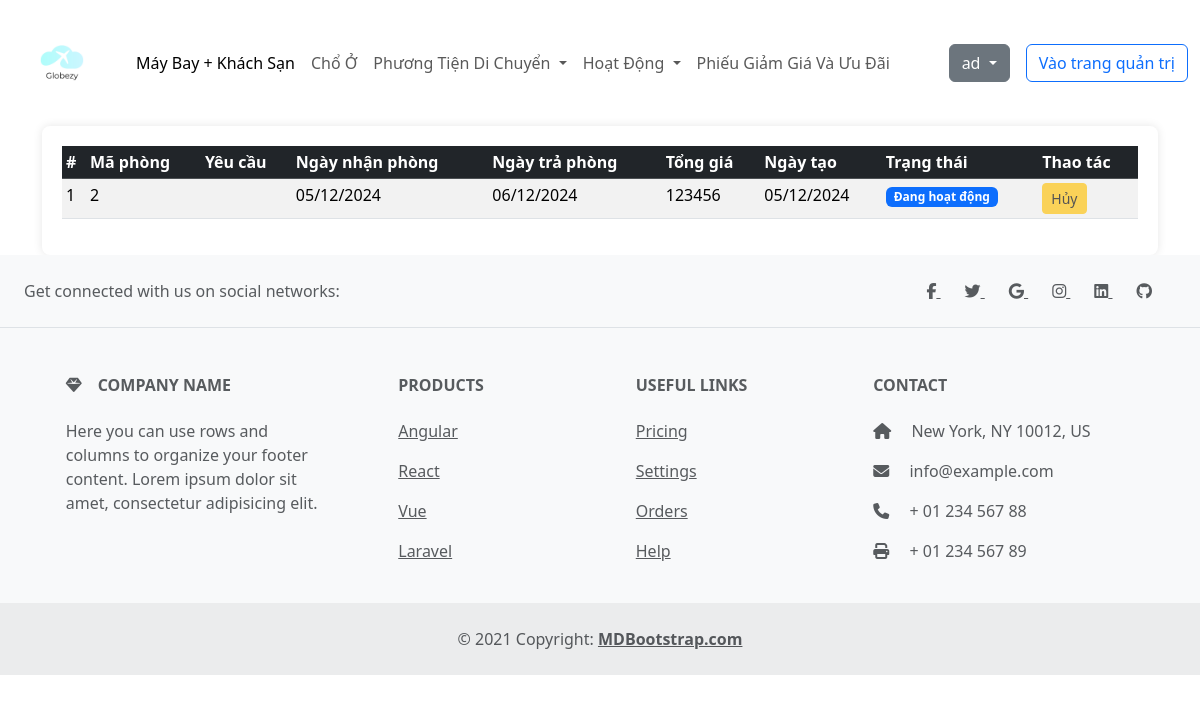
/Globery/?page=historybooking (signed in), run on the app's committed database.
### tables this page shows
CREATE TABLE `booking` (
  `id_booking` int(11) NOT NULL,
  `request` varchar(250) NOT NULL,
  `status` varchar(250) NOT NULL,
  `start_date` date NOT NULL,
  `end_date` date NOT NULL,
  `total_price` int(20) NOT NULL,
  `create_at` timestamp NOT NULL DEFAULT current_timestamp() ON UPDATE current_timestamp(),
  `id_customer` int(11) NOT NULL,
  `id_room` int(11) NOT NULL
);

### Globery/index.php (called while the page is built)
<?php
include "./mvc/controller/index.php";

### Globery/mvc/model/connectdb.php (called while the page is built, shortened)
<?php
class DB
{
    private $dsn = 'mysql:host=localhost;dbname=hotel_management;charset=UTF8';
    private $username = 'root';
    private $password = '';
    private $conn;
    function __construct()
    {
        try {
            $this->conn = new PDO($this->dsn, $this->username, $this->password);
            $this->conn->setAttribute(PDO::ATTR_ERRMODE, PDO::ERRMODE_EXCEPTION);
        } catch (PDOException $e) {
            echo "Connection failed: " . $e->getMessage();
        }
    }
    function query($sql, $params = [])
    {
        $stmt = $this->conn->prepare($sql);
        $stmt->execute($params);
        return $stmt;
    }
    function getAll($sql)
    {
        $stmt = $this->query($sql);
        return $stmt->fetchAll(PDO::FETCH_ASSOC);
    }
}

### Globery/mvc/model/getData.php (called while the page is built, shortened)
<?php
class GetData
{
    private $conn;
    function __construct()
    {
        $this->conn = new DB;
    }
    function getBooking($id){
        $sql = "select * from booking
        where booking.id_customer = $id";
        return $this->conn->getAll($sql);
    }
    function checkDate($start_date,$end_date)
    {
        $start_date = new DateTime( $start_date );
        $end_date = new DateTime( $end_date );
        $current_date = new DateTime();
        if ($current_date < $start_date) {
            return "coming soon";
        } elseif ($current_date >= $start_date && $current_date <= $end_date) {
            return "active";
        } else {
            return "finished";
        }
    }
    function formatDate($datetime)
    {
        $date = new DateTime($datetime);
        $day = $date->format('d');
        $month = $date->format('m');
        $year = $date->format('Y');
        return $day . '/' . $month . '/' . $year;
    }
}

### Globery/mvc/view/historybooking.php (the view)
<?php if (isset($_SESSION['user_id'])) {
    $booking = $getData->getBooking($_SESSION['user_id']);
} else {
    $message = 'Bạn chưa từng đặt phòng nào trước đây';
}
?>
<div class="container">
<?php if(isset($message)): ?>
    <div class="alert alert-primary" role="alert">
    <?php echo $message ?>
</div>
<?php else : ?>
    <div class="table-responsive">
        <table class="table table-striped table-sm">
            <thead class="table-dark">
                <tr>
                    <th>#</th>
                    <th>Mã phòng</th>
                    <th>Yêu cầu</th>
                    <th>Ngày nhận phòng</th>
                    <th>Ngày trả phòng</th>
                    <th>Tổng giá</th>
                    <th>Ngày tạo</th>
                    <th>Trạng thái</th>
                    <th>Thao tác</th>
                </tr>
            </thead>
            <tbody>
                <?php $i = 1;
                foreach ($booking as $row): ?>
                    <tr>
                        <td><?php echo $i++ ?></td>
                        <td><?php echo $row['id_room'] ?></td>
                        <td><?php echo $row['request'] ?></td>
                        <td><?php echo $getData->formatDate($row['start_date']); ?></td>
                        <td><?php echo $getData->formatDate($row['end_date']); ?></td>
                        <td><?php echo $row['total_price'] ?></td>
                        <td><?php echo $getData->formatDate($row['create_at']); ?></td>
                        <td>
                            <?php if ($getData->checkDate($row['start_date'], $row['end_date']) == 'coming soon') { ?>
                                <span class="badge bg-danger">Sắp tới</span>
                            <?php } elseif ($getData->checkDate($row['start_date'], $row['end_date']) == 'active') { ?>
                                <span class="badge bg-primary">Đang hoạt động</span>
                            <?php } else { ?>
                                <span class="badge bg-success">Đã hoàn thành</span>
                            <?php } ?>
                        </td>
                        <td>
                            <?php if ($getData->checkDate($row['start_date'], $row['end_date']) == 'coming soon') { ?>
                                <button class="btn btn-sm btn-danger">Hủy</button>
                            <?php } elseif ($getData->checkDate($row['start_date'], $row['end_date']) == 'active') { ?>
                                <button class="btn btn-sm btn-warning" disabled>Hủy</button>
                            <?php } else { ?>
                                <button class="btn btn-sm btn-warning">Đánh giá</button>
                            <?php } ?>
                        </td>
                    </tr>
                <?php endforeach; ?>
            </tbody>
        </table>
    </div>
    <?php endif; ?>
</div>

### Globery/mvc/view/css/style.css (style rules this page uses)
.table-responsive { background-color: white; padding: 20px; border-radius: 8px; box-shadow: 0 0 10px rgba(0, 0, 0, 0.1); }

### data on the page
booking: id_room "2", start_date "05/12/2024", end_date "06/12/2024", total_price "123456", create_at "05/12/2024", shows "Đang hoạt động", shows "Hủy"

### other printed values
$user "ad"
